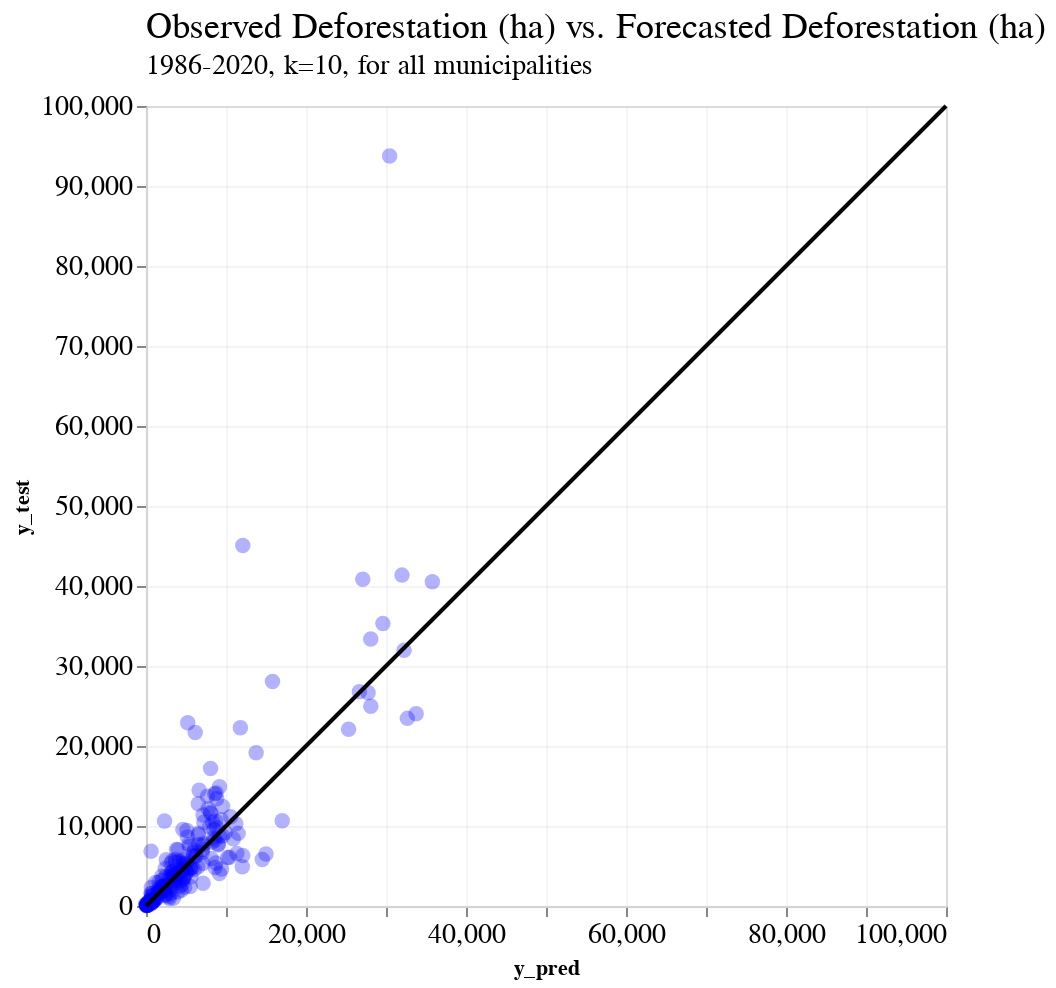

The cell this chart's notebook holds for it:
### Code cell
line = pd.DataFrame({
    'y_pred': [0, 100000],
    'y_test': [0, 100000],
})

line_chart = alt.Chart(line).mark_line(color= 'black').encode(
    x= 'y_pred',
    y= 'y_test'
)

scatter_chart = alt.Chart(final_prediction_df_w_index).mark_circle(size=60, opacity=0.3, color="blue").encode(
    x=alt.X('y_pred', scale=alt.Scale(domain=[0, 100000])),
    y=alt.Y('y_test', scale=alt.Scale(domain=[0, 100000])),
).properties(
    width=400,
    height=400,
    title=science_theme_title(
        text="Observed Deforestation (ha) vs. Forecasted Deforestation (ha)", 
        subtitle="1986-2020, k=10, for all municipalities"
    )
)

( scatter_chart + line_chart)

### Figure 1 — Vega-Lite specification as saved in the notebook (floating-point values rounded to 4 significant figures; data arrays with more than 128 entries replaced by an {"elided": "..."} marker saying what was removed)
{"config": {"view": {"width": 533.3, "height": 300.0, "fill": "white"}, "title": {"align": "left", "anchor": "start", "frame": "group", "font": "Helvetica Neue", "fontSize": 18, "dy": -2, "subtitleFont": "Helvetica Neue", "subtitleFontSize": 14, "fontWeight": "normal"}, "axis": {"domainColor": "lightGrey", "gridColor": "lightGrey", "gridWidth": 0.25, "titleFont": "Helvetica Neue", "titleFontSize": 11, "labelFont": "Helvetica Neue", "labelFontSize": 14}, "legend": {"layout": {"anchor": "start"}, "labelLimit": 0, "titleFontSize": 14, "titleFont": "Helvetica Neue", "labelFontSize": 14, "labelFont": "Helvetica Neue"}, "header": {"title": null, "titleFont": "Helvetica Neue", "labelFont": "Helvetica Neue", "labelFontSize": 14, "labelPadding": 2}, "range": {"category": ["#0C66B5", "#BA1D32", "#0F8E40", "#E56F20", "#862BAF", "#626D69", "#ED5087", "#3DB9E2", "#51DB63", "#E26868", "#FFB270", "#B37CEA", "#A8A1A4", "#FF87CD"]}}, "layer": [{"data": {"name": "data-ec8bd1b139213c07341f5efedd913d6b"}, "mark": {"type": "circle", "color": "blue", "opacity": 0.3, "size": 60}, "encoding": {"x": {"field": "y_pred", "scale": {"domain": [0, 100000]}, "type": "quantitative"}, "y": {"field": "y_test", "scale": {"domain": [0, 100000]}, "type": "quantitative"}}, "height": 400, "title": {"align": "left", "anchor": "start", "frame": "group", "font": "Helvetica Neue", "fontSize": 18, "dy": -2, "subtitleFont": "Helvetica Neue", "subtitleFontSize": 14, "fontWeight": "normal", "text": "Observed Deforestation (ha) vs. Forecasted Deforestation (ha)", "subtitle": "1986-2020, k=10, for all municipalities"}, "width": 400}, {"data": {"name": "data-c9fb9da065966c1adace46ee4dfa3e56"}, "mark": {"type": "line", "color": "black"}, "encoding": {"x": {"field": "y_pred", "type": "quantitative"}, "y": {"field": "y_test", "type": "quantitative"}}}], "$schema": "https://vega.github.io/schema/vega-lite/v4.17.0.json", "datasets": {"data-ec8bd1b139213c07341f5efedd913d6b": {"elided": "210 records"}, "data-c9fb9da065966c1adace46ee4dfa3e56": [{"y_pred": 0, "y_test": 0}, {"y_pred": 100000, "y_test": 100000}]}}
